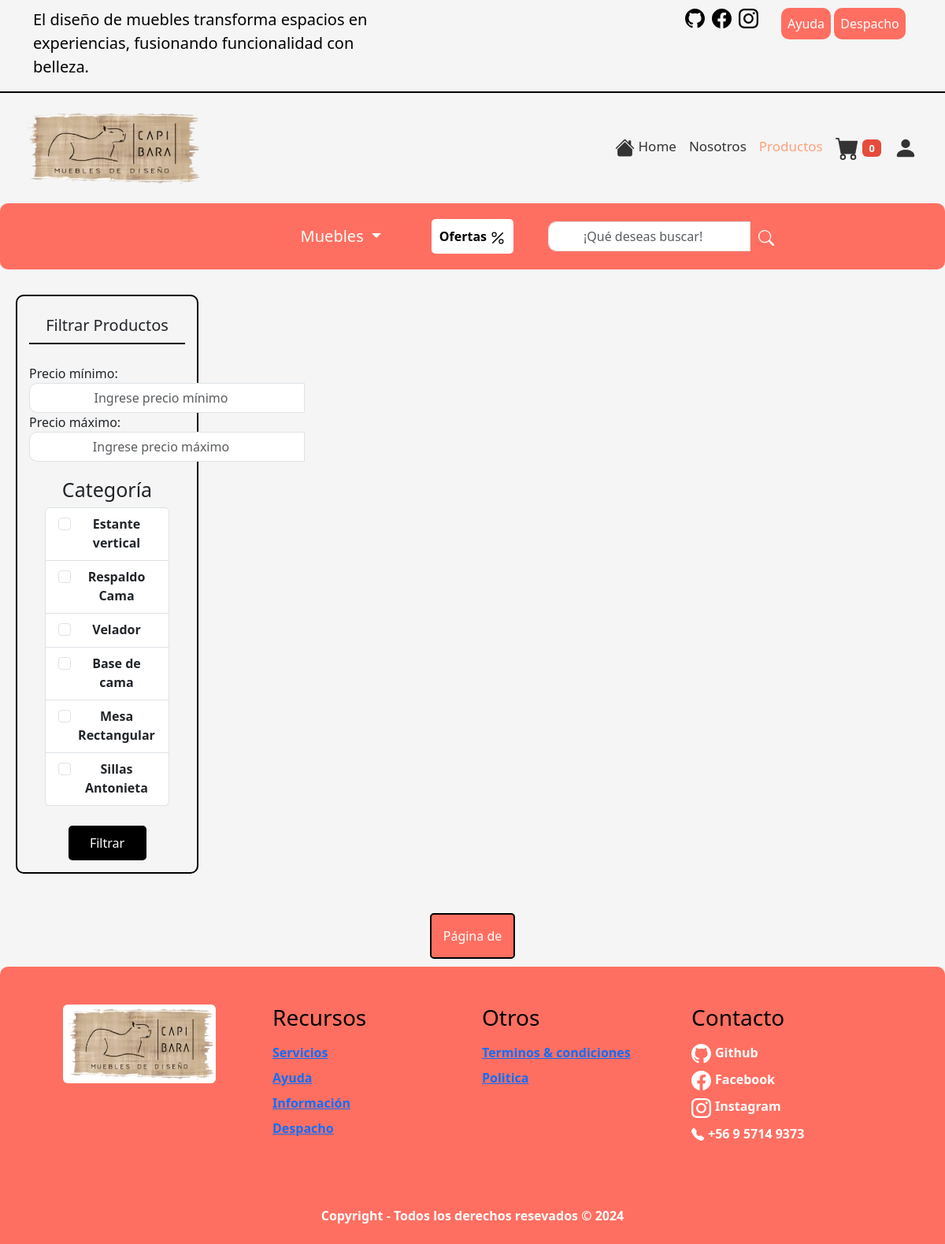
/comedor/, run on an earlier commit of the app's database.
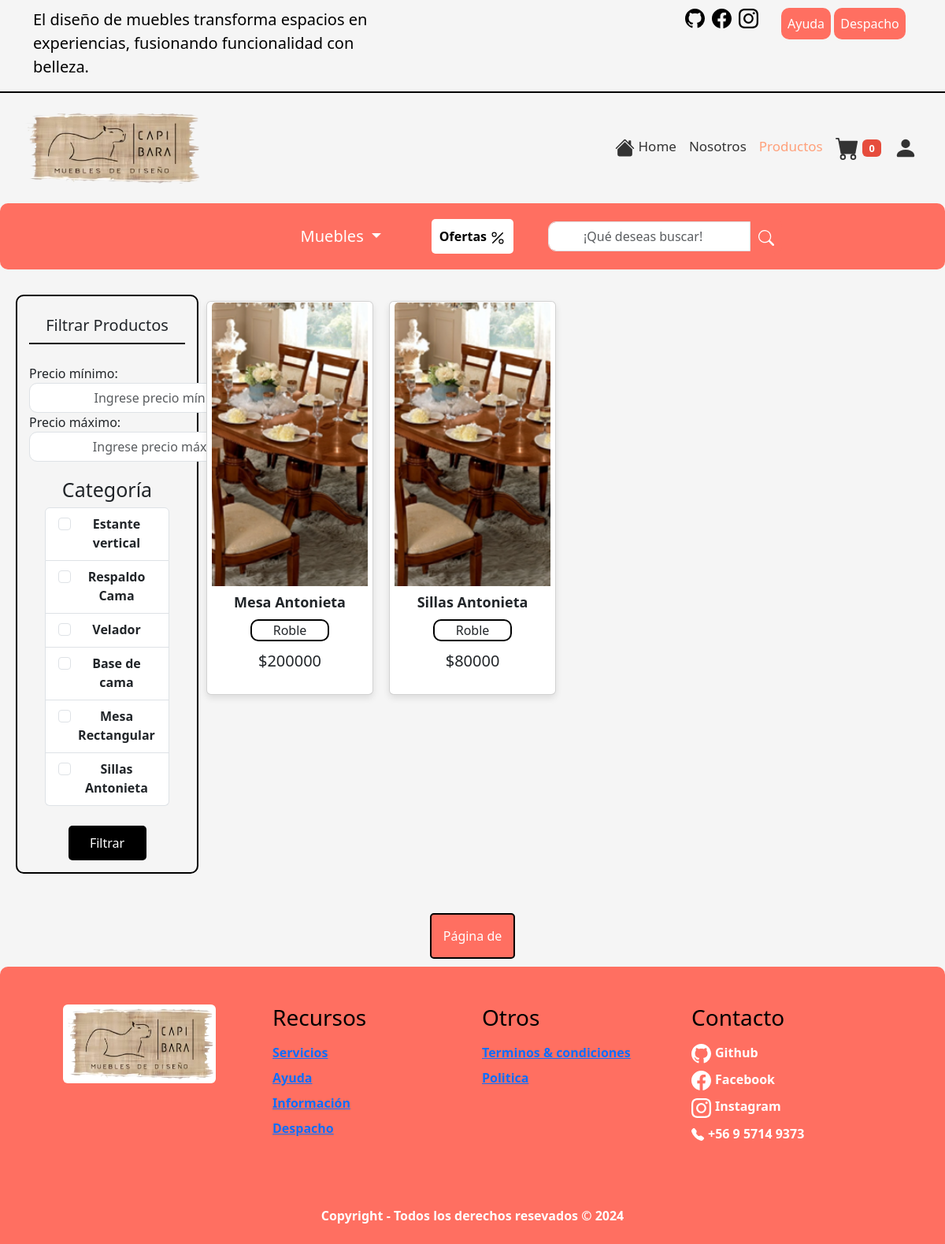
And on a later commit of the database.
### apps/capibara/models.py (models this page shows, shortened)
class Mueble(models.Model):
    id = models.AutoField(primary_key=True)
    nombre = models.CharField(max_length=50, null=False)

class Producto(models.Model):
    img = models.ImageField(upload_to="imgProductos")
    cod = models.IntegerField(primary_key=True)
    nombre = models.CharField(max_length=100, null=False)
    clasificacion = models.CharField(max_length=100, null=False)
    categoria = models.ForeignKey(Categoria, on_delete=models.CASCADE)
    mueble = models.ForeignKey(Mueble, on_delete=models.CASCADE)
    stock = models.IntegerField(null=False)
    precio = models.IntegerField(null=False, default=0)
    descripcion = models.TextField(blank=True, null=True)
    fecha_ingreso = models.DateField(auto_now_add=True)
    ventas = models.IntegerField(default=0)
    largo_cm = models.DecimalField(
        max_digits=10, decimal_places=2, null=False, blank=False
    )
    ancho_cm = models.DecimalField(
        max_digits=10, decimal_places=2, null=False, blank=False
    )
    alto_cm = models.DecimalField(
        max_digits=10, decimal_places=2, null=False, blank=False
    )
    cantidad_planchas = models.IntegerField(default=0, blank=False)
    cantidad_tornillos = models.IntegerField(default=0, blank=False)
    cantidad_manillas = models.IntegerField(default=0, blank=False)
    cantidad_bisagras = models.IntegerField(default=0, blank=False)
    cantidad_patas_gomas = models.IntegerField(default=0, blank=False)
    cantidad_rieles = models.IntegerField(default=0, blank=False)

### apps/capibara/views.py (the view)
# urls.py: path("comedor/", views.CargarComedor, name="comedor"),
def CargarComedor(request):
    prodCom = Producto.objects.filter(stock__gt="0", categoria="3").order_by("nombre")
    muebles = Mueble.objects.all()
    categorias = Producto.objects.values("categoria").distinct()
    paginator = Paginator(prodCom, 6)
    page_number = request.GET.get("page")
    page_products = paginator.get_page(page_number)
    return render(
        request,
        "pages/productos/comedor.html",
        {"prod": page_products, "mueb": muebles, "cat": categorias},
    )

### apps/capibara/context_processor.py (called while the page is built)
def carrito_counter(request):
    carrito = request.session.get("carrito", {})
    carrito_count = sum(carrito.values())
    return {"carrito_count": carrito_count}

### apps/capibara/templates/pages/productos/comedor.html (shortened to what the changed rows need)
{% extends "base.html" %}
{% load static %}
{% block style %}
    <link rel="stylesheet" href="{% static 'css/productos.css' %}">
{% endblock style %}
{% block body %}
<main class="container-main">
        <section class="container-card">
            <div class="col-md-6 filter">
                <div id="filters" class="d-flex flex-column">
                    <div class="filter-item">
                        <h2 class="filter-header-cat">Categoría</h2>
                        <div class="filter-body">
                            <ul class="list-group">
                                {% for m in mueb %}
                                <li class="list-group-item">
                                    <label class="form-check">
                                        <input class="form-check-input" type="checkbox" name="categoria" value="{{ m.id }}"> {{ m.nombre }}
                                    </label>
                                </li>
                                {% endfor %}
                            </ul>
                        </div>
                    </div>
                </div>
            </div>
            <div class="col-md-9 container-productos">
                {% for p in prod %}
                <button class="card" id="{{p.cod}}" data-categoria="{{p.categoria.nombre}}" data-precio="{{p.precio}}" data-url="{% url "ver_producto" p.cod %}">
                    <img src="{{ p.img.url }}" class="card-img-top" alt="{{ p.img.url }}">
                    <div class="card-body">
                        <h5 class="card-title">{{ p.nombre }}</h5>
                        <p class="card-brand">{{ p.clasificacion}}</p>
                        <p class="card-price">$<span id="price-card">{{p.precio}}</span></p>
                    </div>
                </button>
                {% endfor %}
            </div>
        </section>
    </main>
{% endblock body %}

What changed in the data, as far as the page shows it:
added Producto: img (picture), nombre "Mesa Antonieta", clasificacion "Roble", precio "200000"
added Producto: img (picture), nombre "Sillas Antonieta", clasificacion "Roble", precio "80000"
